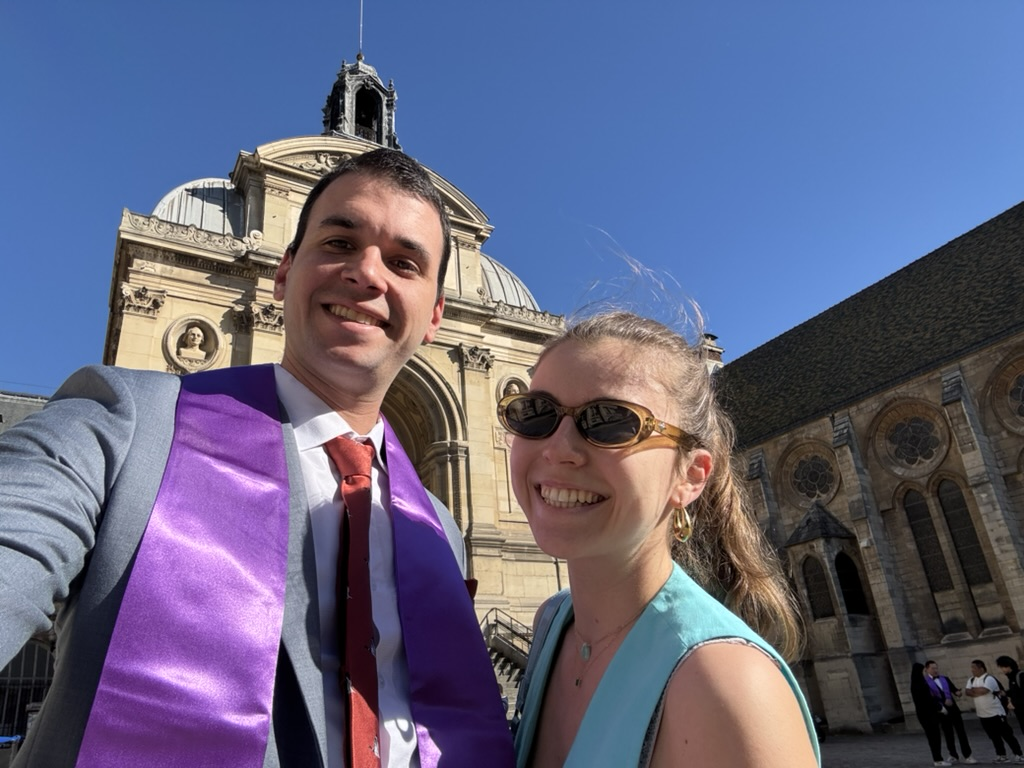
#> input picture impression/outils/points-a-relier-selfie/photo.jpg, 1024 x 768 px
$ python selfie.py
#> lines starting #> are read from the running program, lines starting #| are printed output that depends on the picture; after the words box and inside, x2 and y2 are one past the last pixel; in counts of white or black regions, pixels touching at a corner belong together
"""Points à relier à partir du selfie (photo.jpg + mask.png = détourage rembg 'u2net_human_seg').
   Coordonnées des traits et chaînes intérieures relevées à la main sur photo.jpg (1024×768).
   L'écharpe violette est ignorée : on dessine le costume dessous.  →  journal-dessin.js"""
import cv2, numpy as np, json
im=cv2.imread('photo.jpg'); m=(cv2.imread('mask.png',0)>128).astype(np.uint8)*255
#> further down, im is the input picture: shape (768, 1024, 3); mean B, G, R 128, 100.6, 99.3
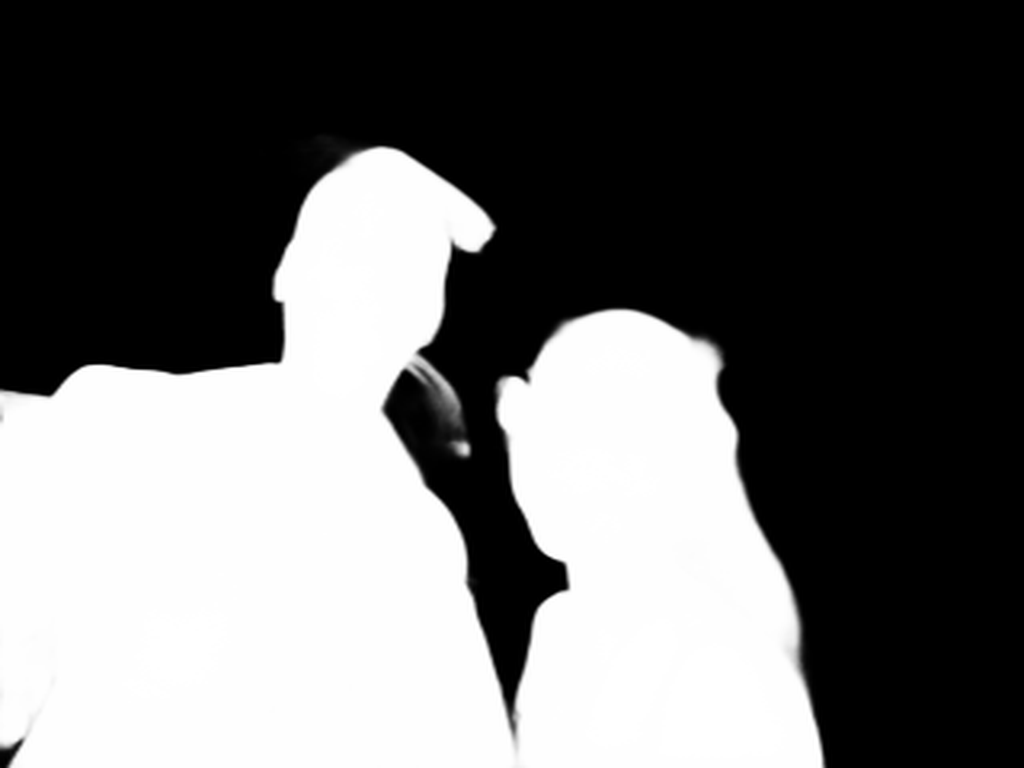
#> input picture impression/outils/points-a-relier-selfie/mask.png, 1024 x 768 px
h,w=m.shape
# --- corrections du détourage (bouts de bâtiment collés aux silhouettes) ---
for poly in ([(449,150),(505,150),(505,318),(449,318),(447,240)],                       # derrière la tête de Thomas
             [(420,350),(500,350),(500,560),(464,552),(445,503),(421,474),(401,452),(384,420),(386,392),(400,368)]):  # arcade derrière son épaule
    cv2.fillPoly(m,[np.array(poly,np.int32)],0)
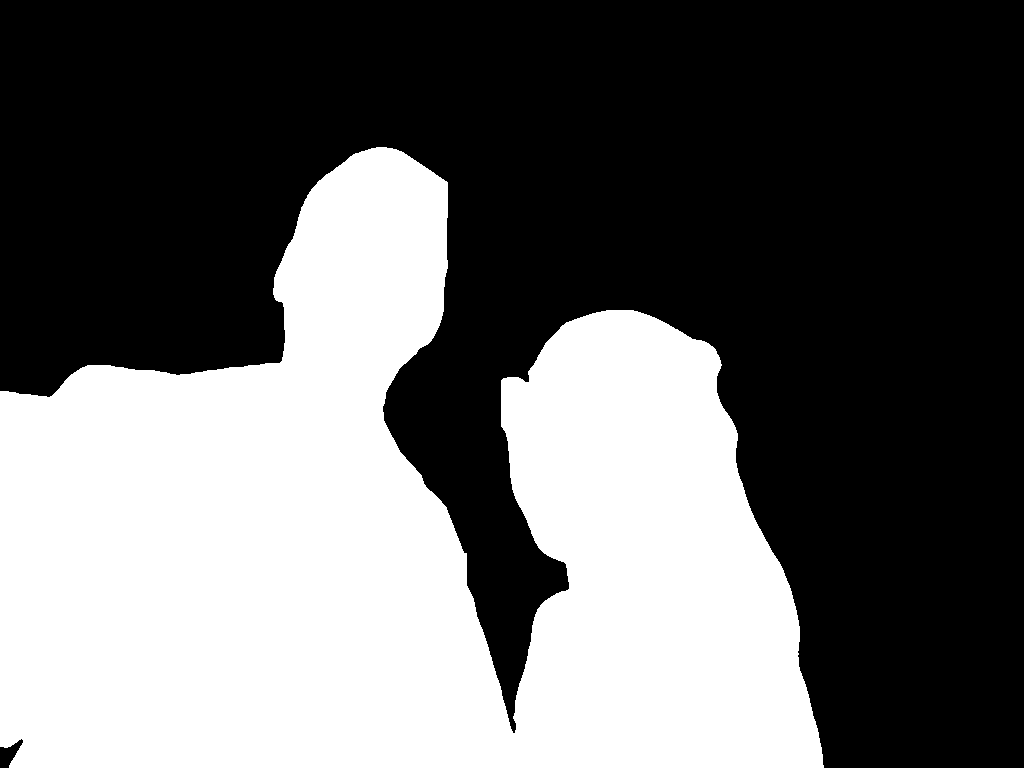
#> m: shape (768, 1024); 40.7% white; 1 white region, box (x1, y1, x2, y2) and area: (0, 147, 824, 768) 319851
n,l,s,_=cv2.connectedComponentsWithStats(m); m=np.where(l==1+np.argmax(s[1:,4]),255,0).astype(np.uint8)
#> after `n, l, s, _ = cv2.connectedComponentsWithStats(m)`: n = 2; s = [[0, 0, 1024, 768, 466581], [0, 147, 824, 621, 319851]]
m=cv2.morphologyEx(m,cv2.MORPH_OPEN,cv2.getStructuringElement(cv2.MORPH_ELLIPSE,(7,7)))
#> m: shape (768, 1024); 40.7% white; 1 white region
cs,_=cv2.findContours(m,cv2.RETR_EXTERNAL,cv2.CHAIN_APPROX_NONE)
#> cs = 1 contour; box (x1, y1, x2, y2) and area: (0, 147, 824, 768) 318137
co=max(cs,key=cv2.contourArea)[:,0,:].astype(float)
#> co = 3406 pairs, first value 0 to 823, second value 147 to 767
k=4; cc=np.vstack([co[-k:],co,co[:k]]); ker=np.ones(2*k+1)/(2*k+1)
#> after `cc = np.vstack([co[-k:], co, co[:k]])`: cc = 3414 pairs, first value 0 to 823, second value 147 to 767
#> after `ker = np.ones(2 * k + 1) / (2 * k + 1)`: ker = [0.111, 0.111, 0.111, 0.111, 0.111, 0.111, 0.111, 0.111, 0.111]
co=np.stack([np.convolve(cc[:,0],ker,'valid'),np.convolve(cc[:,1],ker,'valid')],1)
#> co = 3406 pairs, first value 0 to 822.3, second value 147 to 767
keep=(co[:,0]>3)&(co[:,1]<h-4)&(co[:,0]<w-3)
st=np.argmin(keep); co=np.roll(co,-st,0); keep=np.roll(keep,-st)
#> after `st = np.argmin(keep)`: st = 523
runs=[];cur=[]
for p,kk in zip(co,keep):
    if kk: cur.append(p)
    elif cur: runs.append(np.array(cur)); cur=[]
#> this loop made 3406 passes
#> p on passes 1 to 3: [2.33, 391.3], [1.67, 391.7], [1.11, 392.1]
#> after the loop, cur = 2182 pairs, first value 3.11 to 822.3, second value 147 to 763.9; runs = 1 point arrays, longest 45 points
if cur: runs.append(np.array(cur))
sil=max(runs,key=len)
#> sil has the same summary as cur
if sil[0][0]>sil[-1][0]: sil=sil[::-1]
# coupe au creux entre les deux (épaule de Tiphaine contre la veste de Thomas)
zone=np.where((sil[:,0]>495)&(sil[:,0]<535)&(sil[:,1]>620))[0]
#> zone = 174 values from 1092 to 1265
apex=zone[np.argmin(sil[zone,1])]
#> apex = 1265
TH=sil[:apex+1]; TI=sil[apex:]
#> after `TH = sil[:apex + 1]`: TH = 1266 pairs, first value 3.11 to 533.3, second value 147 to 731.2
#> after `TI = sil[apex:]`: TI = 917 pairs, first value 501 to 822.3, second value 310 to 763.9
TI=TI[TI[:,1]<h-6]
#> TI = 915 pairs, first value 501 to 822.2, second value 310 to 762
np.save('sil.npy',{'th':TH,'ti':TI},allow_pickle=True)

def bez(P,n=24):
#> called with n = 24
    P=np.array(P,float); t=np.linspace(0,1,n)[:,None]
#> after `P = np.array(P, float)`: P = [[668, 566], [652, 600], [628, 650], [598, 700]]
#> after `t = np.linspace(0, 1, n)[:, None]`: t = 24 values from 0 to 1
    if len(P)==4: return (1-t)**3*P[0]+3*(1-t)**2*t*P[1]+3*(1-t)*t**2*P[2]+t**3*P[3]
    if len(P)==3: return (1-t)**2*P[0]+2*(1-t)*t*P[1]+t**2*P[2]
    return P
# [4 lines left out: function ellipse, not called in this run]
def poly(*segs): return np.vstack([bez(s) for s in segs])

INTER = {  # chaînes intérieures (points à relier)
 'cravate': np.array([(352,768),(349,700),(345,640),(346,560),(354,486),(342,440),(356,436),(376,444),(368,486),(376,560),(380,640),(383,700),(386,768)],float),
 'debardeur': poly([(668,566),(652,600),(628,650),(598,700)],[(598,700),(585,725),(578,745),(574,766)]),
 'emmanchure': poly([(646,766),(652,730),(662,700),(680,666)],[(680,666),(705,642),(745,638),(778,656)]),
}
CH=[('sil',TH),('sil',TI)]+[('cravate' if k=='cravate' else 'in',v) for k,v in INTER.items()]
#> CH = 5 items

TRAITS=[  # (épaisseur en px photo, courbe)
 (1.8,[(286,318),(292,345),(318,366),(352,372)]),          # mâchoire de Thomas
 (1.8,[(352,372),(380,374),(400,366),(416,354)]),
 (1.6,[(300,212),(318,182),(372,166),(410,176)]),          # implantation des cheveux
 (2.4,[(354,486),(358,489),(364,489),(368,486)]),          # bas du nœud
 (3.0,[(569,412),(571,405),(576,405),(579,412)]),          # pont des lunettes
 (3.4,[(653,424),(675,430),(695,440),(712,451)]),          # branche des lunettes
 # Thomas
 (3.2,[(319,226),(328,219),(342,218),(354,225)]),          # sourcil gauche
 (3.2,[(388,243),(398,238),(414,241),(426,252)]),          # sourcil droit
 (2.2,[(322,245),(331,237),(345,237),(354,245)]),          # œil gauche, paupière haute
 (1.4,[(325,248),(334,252),(345,252),(352,248)]),          # paupière basse
 (2.2,[(387,262),(395,254),(410,256),(419,267)]),          # œil droit, paupière haute
 (1.4,[(390,266),(398,271),(409,272),(416,269)]),
 (1.6,[(365,256),(368,264),(372,272),(375,279)]),          # arête du nez
 (2.0,[(345,270),(339,281),(346,289),(357,288)]),          # aile gauche
 (2.0,[(362,291),(370,294),(380,293),(388,286)]),          # bas du nez
 (2.4,[(318,302),(340,304),(368,311),(395,324)]),          # sourire : lèvre du haut
 (2.0,[(323,305),(340,318),(368,326),(392,325)]),          # dents du bas
 (1.6,[(338,327),(352,333),(370,334),(384,330)]),          # lèvre du bas
 (1.8,[(283,262),(276,270),(278,290),(287,306)]),          # oreille gauche (pavillon)
 (1.8,[(438,296),(446,302),(445,318),(436,328)]),          # oreille droite
 # col, cravate, veste (sans l'écharpe)
 (2.2,[(292,404),(305,420),(318,436),(332,448)]),          # col gauche
 (2.2,[(332,448),(338,440),(342,432),(345,428)]),
 (2.2,[(384,410),(384,428),(380,448),(372,462)]),          # col droit
 (2.6,[(300,410),(308,480),(300,600),(310,768)]),          # bord de veste gauche
 (2.4,[(290,400),(262,430),(240,456),(232,468)]),          # revers gauche
 (2.4,[(232,468),(245,476),(255,472),(260,474)]),
 (2.4,[(260,474),(275,520),(292,570),(302,600)]),
 (2.4,[(392,415),(415,440),(440,470),(452,486)]),          # revers droit
 (2.4,[(452,486),(444,492),(438,496),(432,498)]),
 (2.4,[(432,498),(420,540),(405,585),(390,625)]),
 (2.6,[(390,625),(392,670),(394,720),(396,768)]),          # bord de veste droit
 # Tiphaine
 (1.8,[(576,446),(580,452),(582,458),(581,463)]),          # côté du nez
 (2.0,[(550,460),(553,469),(562,470),(568,467)]),          # narine gauche
 (2.0,[(570,467),(576,469),(582,467),(585,461)]),          # narine droite
 (2.4,[(531,483),(552,479),(585,483),(614,491)]),          # sourire : lèvre du haut
 (2.0,[(536,489),(552,505),(590,509),(613,493)]),          # dents du bas
 (1.6,[(546,509),(562,518),(585,519),(602,513)]),          # lèvre du bas
 (1.0,[(555,483),(555,495)]),(1.0,[(566,482),(567,497)]),(1.0,[(578,483),(579,499)]),(1.0,[(590,485),(591,499)]),  # dents
 (1.8,[(556,549),(600,545),(645,525),(672,500)]),          # mâchoire et menton
 (1.8,[(688,455),(700,452),(710,470),(704,488)]),          # oreille
 (1.6,[(540,350),(560,334),(600,326),(640,334)]),          # cheveux : implantation
 (1.6,[(640,334),(665,342),(685,355),(700,372)]),
 (1.2,[(712,420),(730,470),(745,540),(770,610)]),          # queue de cheval
 (1.2,[(722,430),(745,480),(770,560),(790,630)]),
 (1.8,[(574,602),(571,640),(562,690),(542,766)]),          # bretelle gauche
 (1.0,[(572,616),(590,640),(615,632),(652,588)]),          # collier
 (1.0,[(574,630),(585,672),(615,662),(655,600)]),
 (1.0,[(682,505),(683,510)]),                              # crochet de la boucle
]
CERCLES=[(339,244,4.5,4.5,0),(403,263,4.5,4.5,0),          # iris de Thomas
         (682,524,10,16,2.0),(682,524,5,9,1.4),            # créole de Tiphaine
         (586,651,3,4.5,0),
         (535,416,34,23,0),(612,422,40,24,0),              # verres teintés
         (535,416,37,26,2.6),(612,422,43,27,2.6)]          # monture                                # pendentif
EOF=None

def echant(c,pas,eps=1.5):
#> called with c = array of shape (1266, 2), pas = 16, eps = 1.5
    ap=cv2.approxPolyDP(c.astype(np.float32).reshape(-1,1,2),eps,False)[:,0,:].astype(float)
#> ap = 41 pairs, first value 3.11 to 533.3, second value 147 to 731.2
    # rééchantillonne à pas régulier le long de la polyligne, en gardant les coins marqués
    seg=np.hypot(*np.diff(ap,axis=0).T); L=seg.sum(); n=max(3,int(round(L/pas)))
#> after `seg = np.hypot(*np.diff(ap, axis=0).T)`: seg = 40 values, max 104.1 at index 32, min 4.99 at index 35, mean 33.66
#> after `L = seg.sum()`: L = 1346.5
#> after `n = max(3, int(round(L / pas)))`: n = 84
    cum=np.concatenate([[0],np.cumsum(seg)]); t=np.linspace(0,L,n+1)
#> after `cum = np.concatenate([[0], np.cumsum(seg)])`: cum = 41 values from 0 to 1346.5
#> after `t = np.linspace(0, L, n + 1)`: t = 85 values from 0 to 1346.5
    pts=np.stack([np.interp(t,cum,ap[:,0]),np.interp(t,cum,ap[:,1])],1)
#> pts = 85 pairs, first value 3.11 to 533.3, second value 147.9 to 730.2
    # ajoute les coins (angle > 50°) s'ils sont loin des points existants
    for i in range(1,len(ap)-1):
        a=ap[i]-ap[i-1]; b=ap[i+1]-ap[i]
        ang=np.degrees(np.arccos(np.clip(a@b/(np.hypot(*a)*np.hypot(*b)+1e-9),-1,1)))
        if ang>50:
            j=np.argmin(np.hypot(*(pts-ap[i]).T)); pts[j]=ap[i]
#> this loop made 39 passes
#> (a, b, ang, j) on passes 19, 35: ([47.33, 32.67], [0.667, 80.78], 54.92, 39), ([4, 7.22], [2.67, -4.22], 118.7, 77)
#> after the loop, pts = 85 pairs, first value 3.11 to 533.3, second value 147.9 to 731.2
    return pts
import sys
PAS={'sil':float(sys.argv[1]) if len(sys.argv)>1 else 16,'in':float(sys.argv[2]) if len(sys.argv)>2 else 12,'cravate':24}
chaines=[echant(c,PAS[k]) for k,c in CH]
#> the loop in echant (call 2), `for i in range(1,len(ap)-1):` made 38 passes
#> (a, b, ang, j) on passes 3, 12, 14: ([15.67, -7.22], [1.67, -9.22], 55.01, 3), ([0.556, -41.78], [9.33, -4.22], 64.9, 17), ([16.89, 3.33], [1.44, -10.33], 93.21, 19)
#> in echant (call 4), `pts=np.stack([np.interp(t,cum,ap[:,0]),np.interp(t,cum,ap[:,1])],1)`: pts = 19 rows, first 8: [668, 566], [662.6, 577.1], [657.1, 588.1], [651.7, 599.2], [646.3, 610.2], [640.8, 621.3], [635.4, 632.3], [629.7, 643.2]
#> in echant (call 5), `pts=np.stack([np.interp(t,cum,ap[:,0]),np.interp(t,cum,ap[:,1])],1)`: pts = 19 rows, first 8: [646, 766], [648.9, 754.7], [651.8, 743.3], [654.8, 732], [657.7, 720.7], [660.6, 709.3], [665.2, 698.6], [669.9, 687.8]
#> chaines = 5 point arrays, longest 85 points
# cadrage
allp=np.vstack([c for _,c in CH]); x0,y0=allp.min(0)-2; x1,y1=allp.max(0)+2
#> after `allp = np.vstack([c for _, c in CH])`: allp = 2290 pairs, first value 3.11 to 822.2, second value 147 to 768
#> after `x0, y0 = allp.min(0) - 2`: x0 = 1.11; y0 = 145
#> after `x1, y1 = allp.max(0) + 2`: x1 = 824.2; y1 = 770
x0=max(x0,0); W=1170; K=W/(x1-x0); H=round((y1-y0)*K)
#> after `K = W / (x1 - x0)`: K = 1.42
#> after `H = round((y1 - y0) * K)`: H = 888
N=lambda P:(np.array(P,float)-[x0,y0])*K
traits=[];obst=[]
for ep,P in TRAITS:
    Q=N(P)
    if len(Q)==4: d='M%.1f,%.1fC%.1f,%.1f %.1f,%.1f %.1f,%.1f'%tuple(Q.ravel())
    else: d='M%.1f,%.1fL%.1f,%.1f'%tuple(Q.ravel())
    traits.append({'d':d,'e':round(ep*K,2)})
    for p in bez(Q,8): obst.append([round(p[0]),round(p[1])])
#> this loop made 51 passes
#> d on passes 38, 39, 40, 41, 51: 'M787.3,480.4L787.3,497.5', 'M803.0,479.0L804.4,500.3', 'M820.0,480.4L821.4,503.2', 'M837.1,483.3L838.5,503.2', 'M967.8,511.7L969.3,518.8'
#> after the loop, obst = 378 pairs, first value 328 to 1121, second value 40 to 886; traits = 51 items
for cx,cy,rx,ry,ep in CERCLES:
    c0=N([cx,cy]); rx*=K; ry*=K
    traits.append({'d':'M%.1f,%.1fa%.1f,%.1f 0 1,0 %.1f,0a%.1f,%.1f 0 1,0 %.1f,0'%(c0[0]-rx,c0[1],rx,ry,2*rx,rx,ry,-2*rx),'e':round(ep*K,2),'plein':ep==0})
    for a in np.linspace(0,2*np.pi,8,endpoint=False): obst.append([round(c0[0]+rx*np.cos(a)),round(c0[1]+ry*np.sin(a))])
#> this loop made 9 passes
#> (cx, cy, rx, ry, ep, c0) on passes 1 to 8: (339, 244, 6.4, 6.4, 0, [480.3, 140.7]), (403, 263, 6.4, 6.4, 0, [571.3, 167.7]), (682, 524, 14.21, 22.74, 2, [967.8, 538.7]), (682, 524, 7.11, 12.79, 1.4, [967.8, 538.7]), (586, 651, 4.26, 6.4, 0, [831.4, 719.2]), (535, 416, 48.33, 32.69, 0, [758.9, 385.2]), (612, 422, 56.86, 34.11, 0, [868.3, 393.7]), (535, 416, 52.59, 36.96, 2.6, [758.9, 385.2])
#> after the loop, obst = 450 pairs, first value 328 to 1121, second value 40 to 886; traits = 60 items
ch=[[[round(float(a)),round(float(b))] for a,b in N(c)] for c in chaines]
#> ch = 5 items
print([len(c) for c in ch], sum(len(c) for c in ch),'points', W,H)
#| [85, 62, 30, 19, 19] 215 points 1170 888
data={'w':W,'h':H,'chaines':ch,'details':[],'traits':traits,'obstacles':obst}
open('journal-dessin.js','w').write('/* Points à relier — généré à partir du selfie (outils/points-a-relier-selfie/selfie.py). L\'écharpe violette est ignorée.\n   Ne pas modifier à la main. */\nwindow.JOURNAL_DESSIN = '+json.dumps(data,separators=(',',':'))+';\n')
# aperçu sur la photo
v=(im*0.45+255*0.55).astype(np.uint8)
for ep,P in TRAITS: cv2.polylines(v,[bez(P,30).astype(np.int32)],False,(0,0,0),max(1,int(round(ep))),cv2.LINE_AA)
#> this loop made 51 passes
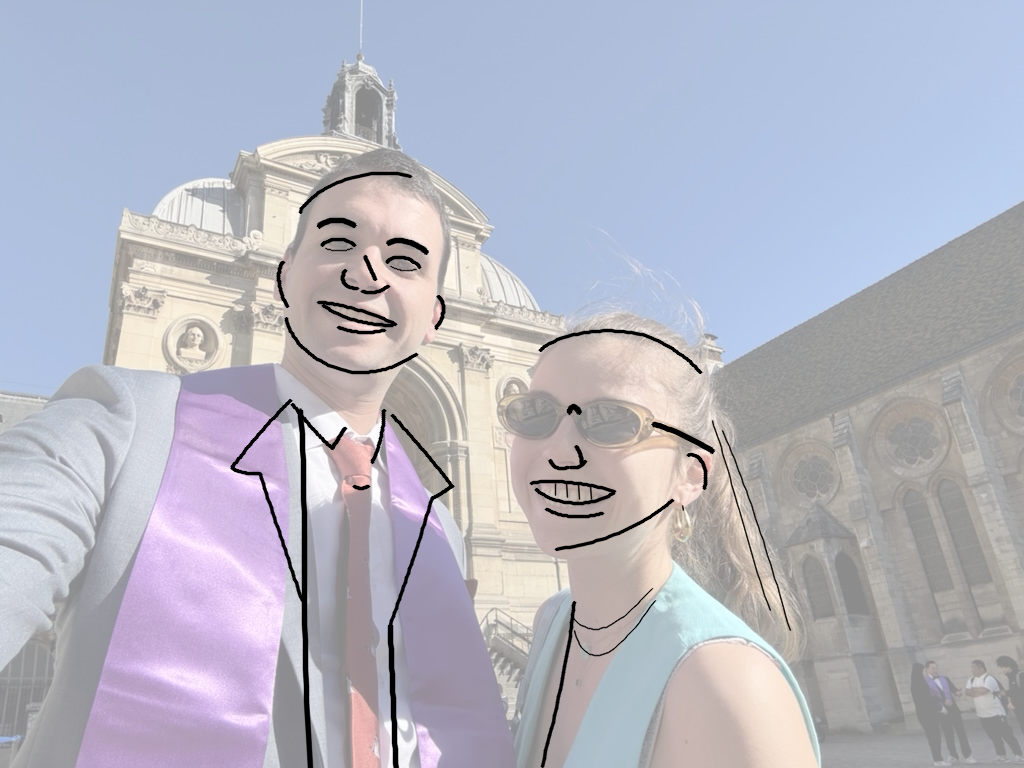
#> v: shape (768, 1024, 3); mean B, G, R 194.5, 182.1, 181.4
for cx,cy,rx,ry,ep in CERCLES: cv2.ellipse(v,(cx,cy),(int(rx),int(ry)),0,0,360,(0,0,0),-1 if ep==0 else max(1,int(ep)),cv2.LINE_AA)
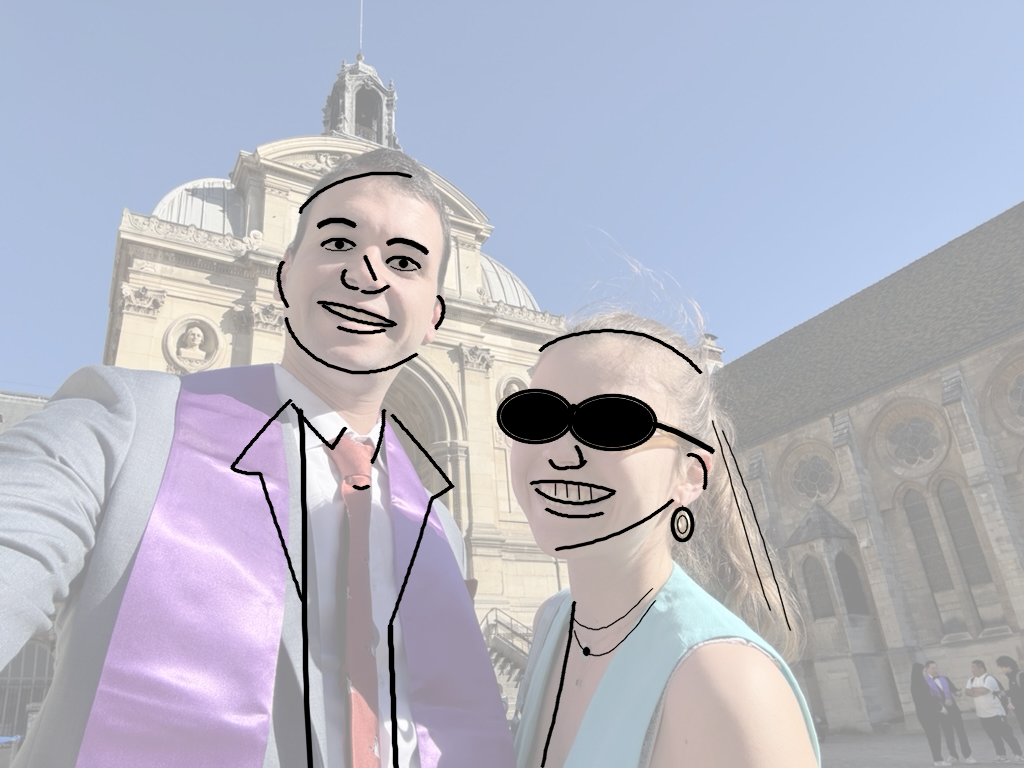
#> v: shape (768, 1024, 3); 1.06% of pixels changed, all inside (x1, y1, x2, y2) = (334, 241, 696, 657)
for c in chaines:
    cv2.polylines(v,[c.astype(np.int32)],False,(200,120,0),1,cv2.LINE_AA)
    for p in c: cv2.circle(v,tuple(int(t) for t in p),3,(0,0,255),-1)
#> this loop made 5 passes
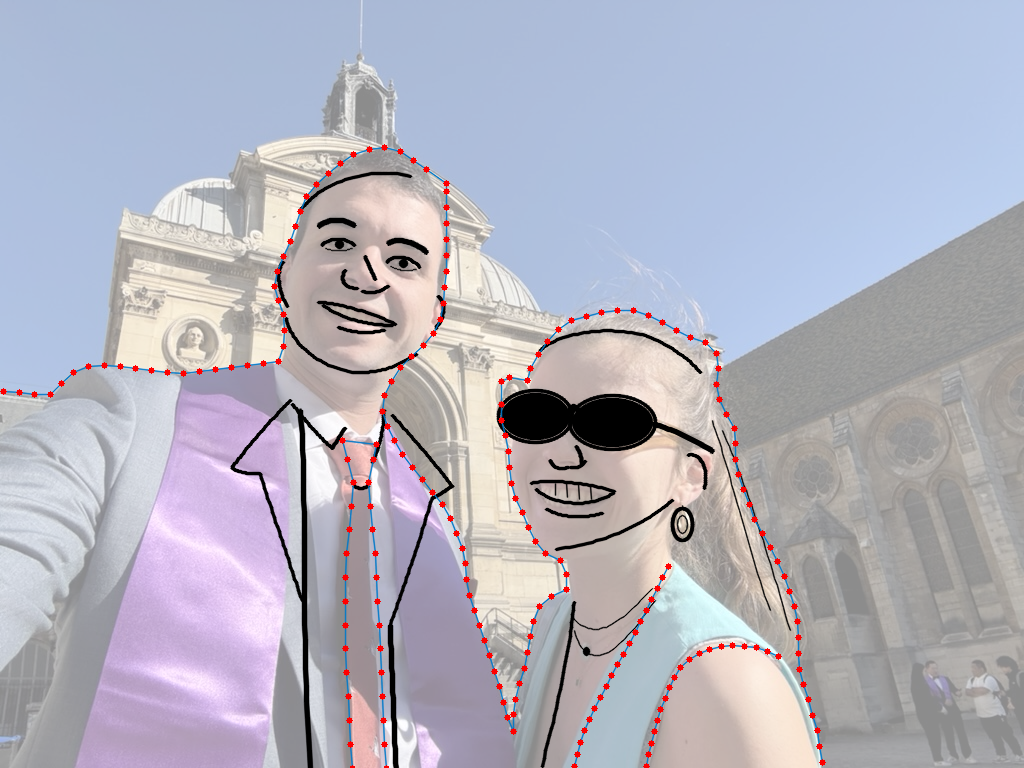
#> v: shape (768, 1024, 3); 1.58% of pixels changed, all inside (x1, y1, x2, y2) = (0, 144, 826, 768)
cv2.imwrite('apercu_photo.png',v)
